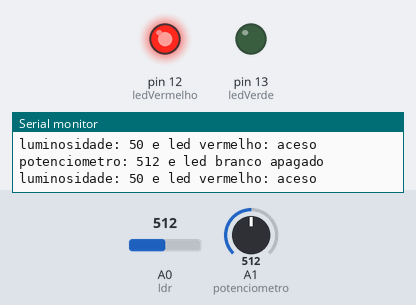
The sketch below on a simulated Arduino Uno, built with avr-gcc and run on an emulated ATmega328P. Parts: output pins drawn as LEDs (lit = HIGH), the last lines printed to the serial monitor. The test bench sets the inputs (shaded band); at power-on: A1 (potenciometro) = 512, A0 (ldr) = 512.

Above: at 1.3 s.
1.4 s: A1 (potenciometro) set to 500
At 2.6 s:
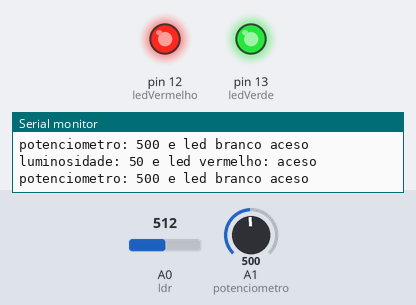
3.0 s: A0 (ldr) set to 311
4.5 s: A0 (ldr) set to 289
At 5.8 s:
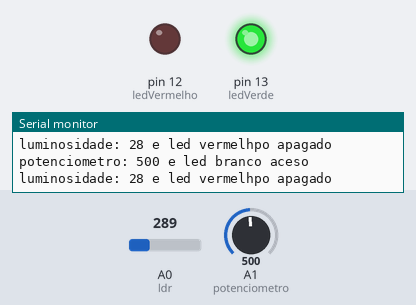
6.1 s: A1 (potenciometro) set to 522
At 6.5 s:
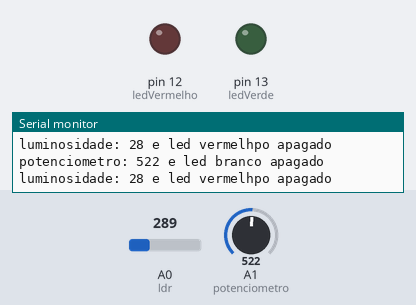
7.7 s: A1 (potenciometro) set to 511
At 8.4 s:
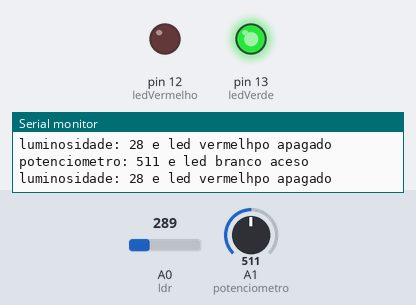
9.2 s: A1 (potenciometro) set to 716
At 10.3 s:
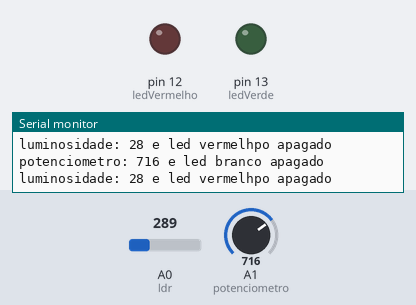
Timing chart, 0 to 11.8 s (numbered marks = the images above; inputs shaded):
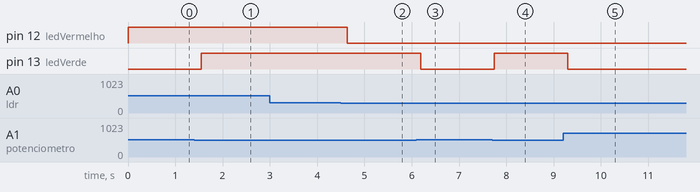

Measured:
- the behaviour switches between 512 and 511 on A1 (potenciometro) (found by bisection; images 0 and 1)
- the behaviour switches between 300 and 299 on A0 (ldr) (found by bisection; images 1 and 2)
- after the input at 1.4 s, pin 13 (ledVerde): LOW → HIGH after 0.15 s
- after the input at 4.5 s, pin 12 (ledVermelho): HIGH → LOW after 0.14 s
- after the input at 6.1 s, pin 13 (ledVerde): HIGH → LOW after 0.09 s
- after the input at 7.7 s, pin 13 (ledVerde): LOW → HIGH after 0.05 s
- after the input at 9.2 s, pin 13 (ledVerde): HIGH → LOW after 0.10 s

The sketch:

sketch_controle_com_potenciometro.ino
```cpp
int valorLdr;
int valorPotenciometro;
int intensidade;
float ldr = A0;
const int potenciometro = A1;
const int ledVermelho = 12;
const int ledVerde = 13;

void setup(){
  Serial.begin(9600);
  pinMode(potenciometro, INPUT);
  pinMode(ldr, INPUT);
  pinMode(ledVermelho, OUTPUT);
  pinMode(ledVerde, OUTPUT);
}

void loop() {
  valorPotenciometro = analogRead(potenciometro);
  valorLdr = analogRead(ldr);
  intensidade = map(valorLdr, 0, 1023, 1, 100);

  if (valorPotenciometro < 512) {
    digitalWrite(ledVerde, HIGH);
    Serial.print("potenciometro: ");
    Serial.print(valorPotenciometro);
    Serial.println(" e led branco aceso");

  } else {
    digitalWrite(ledVerde, LOW);
    Serial.print("potenciometro: ");
    Serial.print(valorPotenciometro);
    Serial.println(" e led branco apagado");
  }

  if (valorLdr >= 300) {
    digitalWrite(ledVermelho, HIGH);
    Serial.print("luminosidade: ");
    Serial.print(intensidade);
    Serial.println(" e led vermelho: aceso");
  } else {
    digitalWrite(ledVermelho, LOW);
    Serial.print("luminosidade: ");
    Serial.print(intensidade);
    Serial.println(" e led vermelhpo apagado");
  }

  delay(500);
}
```
